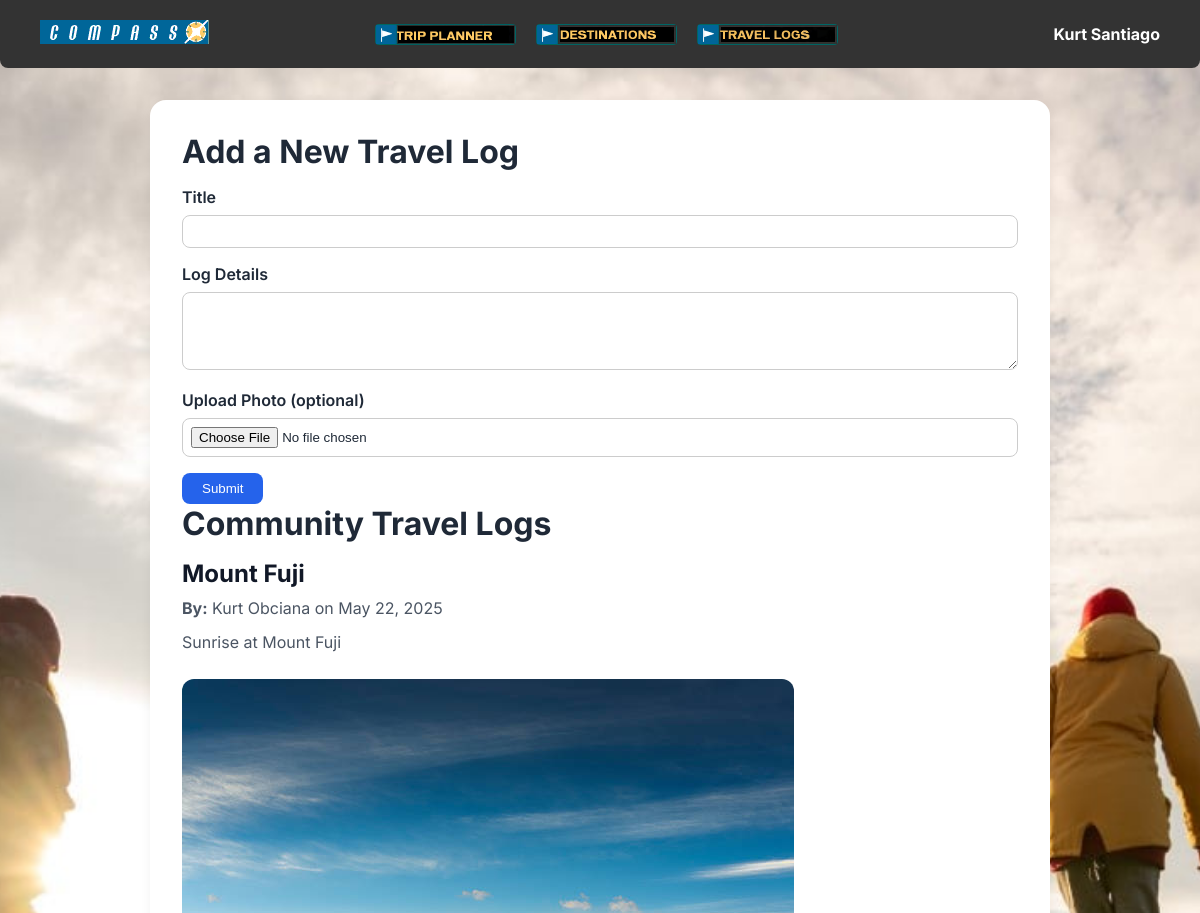
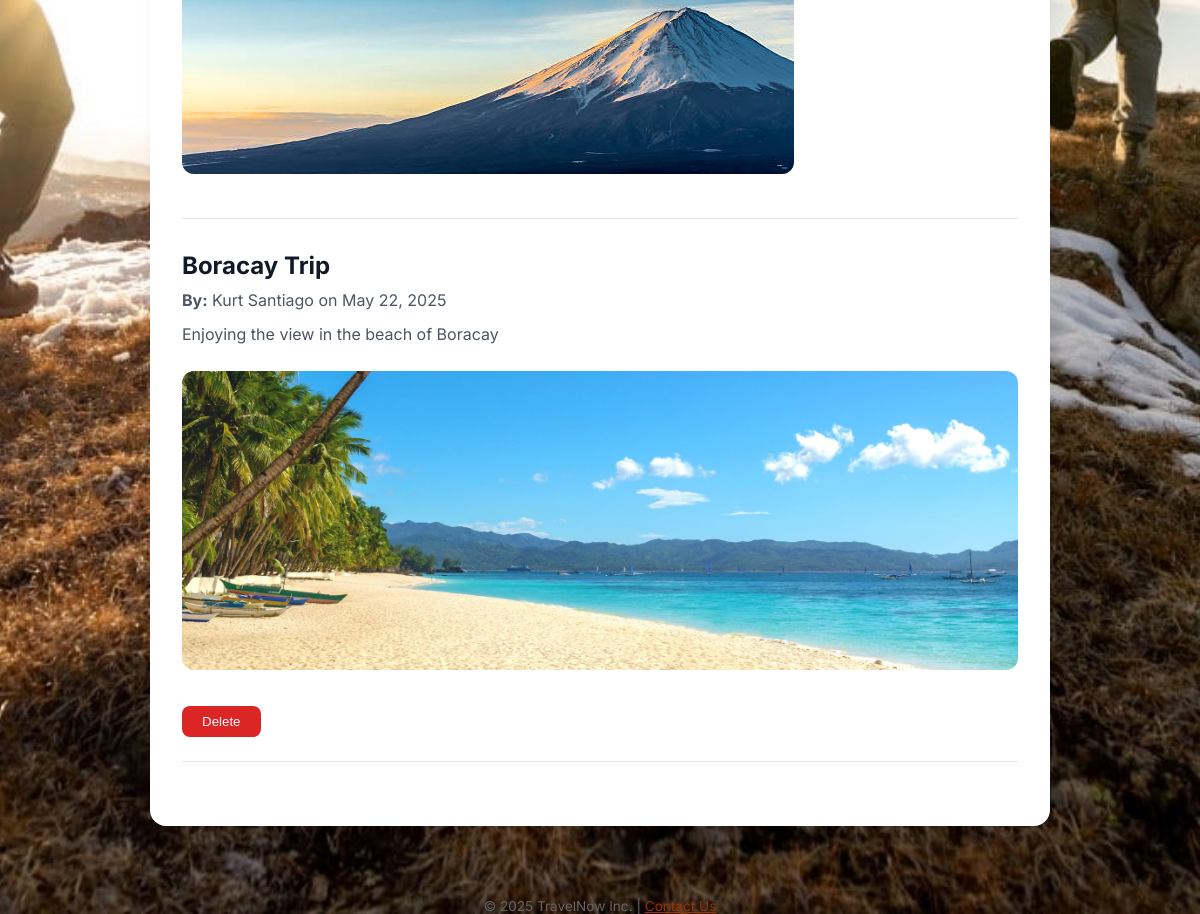
/project-root/Login/Main_Page/Travelog.php (signed in), run on the app's committed database (2 pictures, top to bottom).
### tables this page shows
CREATE TABLE `travel_logs` (
  `id` int(11) NOT NULL,
  `user_id` int(11) NOT NULL,
  `title` varchar(255) NOT NULL,
  `content` text NOT NULL,
  `created_at` datetime DEFAULT current_timestamp(),
  `photo` varchar(255) DEFAULT NULL
);

CREATE TABLE `users` (
  `id` int(11) NOT NULL,
  `username` varchar(255) NOT NULL,
  `email` varchar(255) NOT NULL,
  `password` varchar(255) NOT NULL,
  `created_at` timestamp NOT NULL DEFAULT current_timestamp(),
  `failed_attempts` int(11) NOT NULL DEFAULT 0,
  `last_failed_login` datetime DEFAULT NULL,
  `reset_token` varchar(255) DEFAULT NULL,
  `reset_expires` datetime DEFAULT NULL
);

### project-root/Login/Main_Page/Travelog.php (the view, shortened to what this page needs)
<?php
require '../db.php';
?>
<!DOCTYPE html>
<html lang="en">
<head>
  <link rel="stylesheet" href="styles.css" />
</head>
<body>
<?php include 'header.php'; ?>
<main>
  <section aria-label="Add Travel Log">
    <h2>Add a New Travel Log</h2>
    <form method="POST" enctype="multipart/form-data">
      <label for="title">Title</label>
      <input type="text" id="title" name="title" required>
      <label for="content">Log Details</label>
      <textarea id="content" name="content" rows="4" required></textarea>
      <label for="photo">Upload Photo (optional)</label>
      <input type="file" name="photo" id="photo" accept="image/*">
      <button type="submit">Submit</button>
    </form>
  </section>
  <section aria-label="Travel Log Entries">
    <h2>Community Travel Logs</h2>
    <?php
    $sql = "SELECT tl.id, tl.title, tl.content, tl.photo, tl.created_at, u.username
            FROM travel_logs tl
            JOIN users u ON tl.user_id = u.id
            ORDER BY tl.created_at DESC";
    $result = $conn->query($sql);
    if ($result && $result->num_rows > 0):
        while ($row = $result->fetch_assoc()):
    ?>
      <article>
        <h3><?php echo htmlspecialchars($row['title']); ?></h3>
        <p><strong>By:</strong> <?php echo htmlspecialchars($row['username']); ?> on <?php echo date("F j, Y", strtotime($row['created_at'])); ?></p>
        <p><?php echo nl2br(htmlspecialchars($row['content'])); ?></p>
        <?php if (!empty($row['photo'])): ?>
          <img src="uploads/<?php echo htmlspecialchars($row['photo']); ?>" alt="Travel photo" class="travel-img">
        <?php endif; ?>
        <?php if ($row['username'] === $_SESSION['username']): ?>
          <form method="POST">
            <button type="submit" class="delete-btn">Delete</button>
          </form>
        <?php endif; ?>
      </article>
    <?php endwhile;
    else: ?>
      <p>No travel logs yet. Be the first to add one!</p>
    <?php endif; ?>
  </section>
</main>
<?php include 'footer.php'; ?>
</body>
</html>

### project-root/Login/Main_Page/header.php (shortened to what this page needs)
<?php
$username = $_SESSION['username'] ?? 'Guest';
?>
<header role="banner">
  <div class="logo">
    <a href="CompassHome.php" aria-label="Compass Home">
      <img src="Compass_Site/Assets/images/compass_logo.gif" alt="Compass logo" />
    </a>
  </div>
  <nav role="navigation" aria-label="Main menu">
    <ul>
      <li><a href="TripPlanner.php" class="tripplanner-btn" aria-label="Trip Planner">Trip Planner</a></li>
      <li><a href="Destinations.php" class="destinations-btn" aria-current="page" aria-label="Destinations">Destinations</a></li>
      <li><a href="Travelog.php" class="travelog-btn" aria-label="Travel Log">Travel Log</a></li>
    </ul>
  </nav>
  <div class="user-info" id="userInfo" tabindex="0" role="button" aria-haspopup="true" aria-expanded="false" aria-label="User menu">
    <?= htmlspecialchars($username) ?>
  </div>
</header>

### project-root/Login/Main_Page/footer.php (shortened to what this page needs)
<footer>
  <p>&copy; 2025 TravelNow Inc. | <a onclick="toggleContactInfo()" href="javascript:void(0)">Contact Us</a></p>
</footer>

### project-root/Login/Main_Page/styles.css (style rules this page uses)
* { margin: 0; padding: 0; box-sizing: border-box; }
html, body { height: 100%; font-family: 'Segoe UI', Tahoma, Geneva, Verdana, sans-serif; background: url('../LogAccount/Assets/SignUp.png') no-repeat center center fixed; background-size: cover; background-color: #f0f4f8; display: flex; flex-direction: column; }
header { background-color: #333333; color: white; padding: 20px 40px; display: flex; align-items: center; justify-content: space-between; width: 100%; border-radius: 0 0 8px 8px; }
.logo { max-width: 120px; height: auto; }
nav { flex: 1; margin: 0 40px; }
nav ul { list-style: none; display: flex; gap: 20px; justify-content: center; align-items: center; }
nav ul li a { display: block; width: 141px; height: 21px; background-color: black; background-repeat: no-repeat; background-position: center; background-size: contain; text-indent: -9999px; border-radius: 4px; transition: filter 0.2s ease; }
nav ul li a.tripplanner-btn { background-image: url('Compass_Site/Assets/images/MenuTripPlanner.png'); }
nav ul li a.destinations-btn { background-image: url('Compass_Site/Assets/images/MenuDestinations.png'); }
nav ul li a.travelog-btn { background-image: url('Compass_Site/Assets/images/MenuTravelLogs.png'); }
.user-info { position: relative; display: inline-block; cursor: pointer; color: white; font-weight: bold; }
main { flex: 1; width: 100%; max-width: 1200px; margin: 40px auto; padding: 0 40px; background-color: transparent; }
footer { text-align: center; margin: 40px 0 20px; font-size: 0.85rem; color: #666; }
footer a { color: #993300; text-decoration: underline; }

### project-root/Login/Main_Page/Travelog.php (style rules this page uses)
body { font-family: 'Inter', sans-serif; background-color: #f9fafb; margin: 0; padding: 0; color: #1f2937; }
main { max-width: 900px; margin: 2rem auto; padding: 2rem; background: #fff; border-radius: 16px; box-shadow: 0 4px 12px rgba(0, 0, 0, 0.05); }
h2 { font-size: 2rem; margin-bottom: 1rem; }
form label { font-weight: 600; display: block; margin-top: 1rem; }
input[type="text"], textarea, input[type="file"] { width: 100%; padding: 0.5rem; margin-top: 0.5rem; border: 1px solid #ccc; border-radius: 8px; }
button { margin-top: 1rem; padding: 0.5rem 1.25rem; background-color: #2563eb; color: white; border: none; border-radius: 8px; cursor: pointer; }
.delete-btn { background-color: #dc2626; margin-top: 1rem; }
article { margin-bottom: 2rem; border-bottom: 1px solid #e5e7eb; padding-bottom: 1.5rem; }
article h3 { font-size: 1.5rem; color: #111827; }
article p { color: #4b5563; margin: 0.5rem 0; line-height: 1.6; }
.travel-img { max-width: 100%; border-radius: 12px; margin: 1rem 0; }

### project-root/Login/Main_Page/header.php (style rules this page uses)
.user-info { position: relative; cursor: pointer; }

### data on the page
travel_logs: title "Mount Fuji", user.username "Kurt Obciana", created_at "May 22, 2025", content "Sunrise at Mount Fuji", photo (picture)
travel_logs: title "Boracay Trip", user.username "Kurt Santiago", created_at "May 22, 2025", content "Enjoying the view in the beach of Boracay", photo (picture)

### other printed values
$username "Kurt Santiago"
